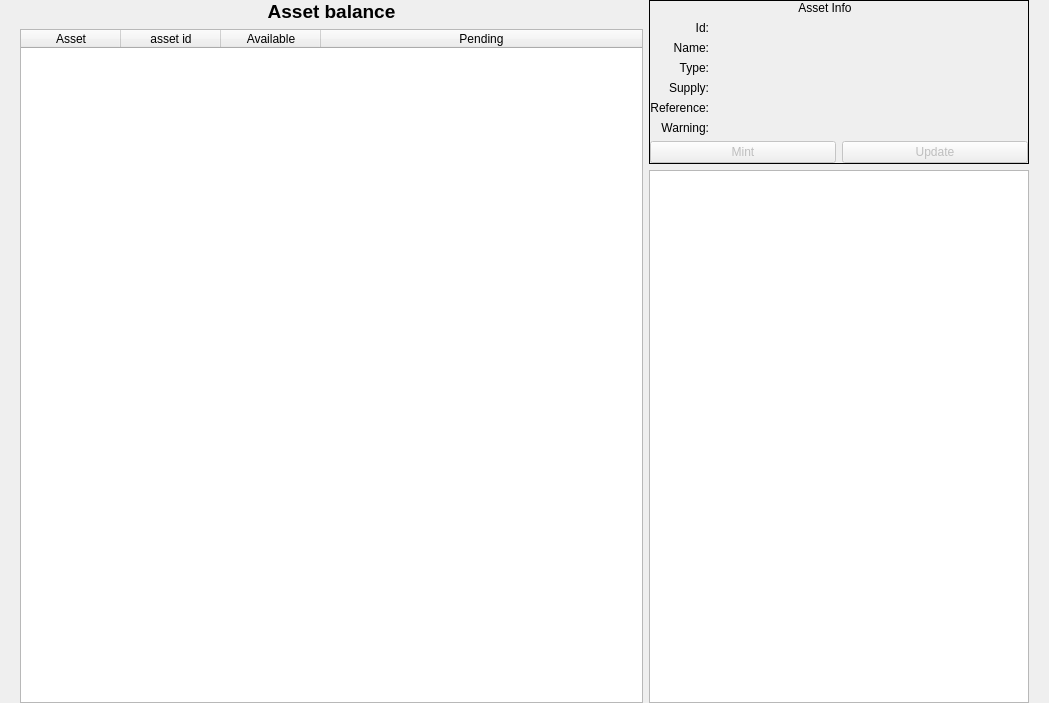
<?xml version="1.0" encoding="UTF-8"?>
<ui version="4.0">
 <class>AssetsDialog</class>
 <widget class="QWidget" name="AssetsDialog">
  <property name="geometry">
   <rect>
    <x>0</x>
    <y>0</y>
    <width>1049</width>
    <height>703</height>
   </rect>
  </property>
  <property name="windowTitle">
   <string>Form</string>
  </property>
  <layout class="QVBoxLayout" name="topLayout">
   <property name="leftMargin">
    <number>20</number>
   </property>
   <property name="topMargin">
    <number>0</number>
   </property>
   <property name="rightMargin">
    <number>20</number>
   </property>
   <property name="bottomMargin">
    <number>0</number>
   </property>
   <item>
    <layout class="QVBoxLayout" name="verticalLayout">
     <property name="bottomMargin">
      <number>0</number>
     </property>
     <item>
      <layout class="QGridLayout" name="gridLayout_3">
       <item row="1" column="0">
        <layout class="QHBoxLayout" name="horizontalLayout_2">
         <item>
          <layout class="QVBoxLayout" name="verticalLayout_4">
           <item>
            <spacer name="horizontalSpacer_2">
             <property name="orientation">
              <enum>Qt::Horizontal</enum>
             </property>
             <property name="sizeHint" stdset="0">
              <size>
               <width>40</width>
               <height>0</height>
              </size>
             </property>
            </spacer>
           </item>
           <item>
            <widget class="QLabel" name="label_filter_2">
             <property name="font">
              <font>
               <pointsize>14</pointsize>
               <bold>true</bold>
              </font>
             </property>
             <property name="text">
              <string>Asset balance</string>
             </property>
             <property name="alignment">
              <set>Qt::AlignCenter</set>
             </property>
            </widget>
           </item>
           <item>
            <widget class="QTableWidget" name="tableWidgetAssets">
             <property name="sizePolicy">
              <sizepolicy hsizetype="Expanding" vsizetype="Expanding">
               <horstretch>0</horstretch>
               <verstretch>0</verstretch>
              </sizepolicy>
             </property>
             <property name="editTriggers">
              <set>QAbstractItemView::NoEditTriggers</set>
             </property>
             <property name="alternatingRowColors">
              <bool>true</bool>
             </property>
             <property name="selectionMode">
              <enum>QAbstractItemView::SingleSelection</enum>
             </property>
             <property name="selectionBehavior">
              <enum>QAbstractItemView::SelectRows</enum>
             </property>
             <property name="sortingEnabled">
              <bool>true</bool>
             </property>
             <attribute name="horizontalHeaderStretchLastSection">
              <bool>true</bool>
             </attribute>
             <attribute name="verticalHeaderVisible">
              <bool>false</bool>
             </attribute>
             <column>
              <property name="text">
               <string>Asset</string>
              </property>
             </column>
             <column>
              <property name="text">
               <string>asset id</string>
              </property>
             </column>
             <column>
              <property name="text">
               <string>Available</string>
              </property>
             </column>
             <column>
              <property name="text">
               <string>Pending</string>
              </property>
             </column>
            </widget>
           </item>
          </layout>
         </item>
         <item>
          <layout class="QVBoxLayout" name="verticalLayout_5" stretch="0,0">
           <item>
            <widget class="QFrame" name="detailframe">
             <property name="enabled">
              <bool>true</bool>
             </property>
             <property name="sizePolicy">
              <sizepolicy hsizetype="Maximum" vsizetype="Maximum">
               <horstretch>0</horstretch>
               <verstretch>0</verstretch>
              </sizepolicy>
             </property>
             <property name="minimumSize">
              <size>
               <width>380</width>
               <height>0</height>
              </size>
             </property>
             <property name="maximumSize">
              <size>
               <width>16777215</width>
               <height>16777215</height>
              </size>
             </property>
             <property name="frameShape">
              <enum>QFrame::Panel</enum>
             </property>
             <layout class="QGridLayout" name="gridLayout_2">
              <property name="leftMargin">
               <number>0</number>
              </property>
              <property name="topMargin">
               <number>0</number>
              </property>
              <property name="rightMargin">
               <number>0</number>
              </property>
              <property name="bottomMargin">
               <number>0</number>
              </property>
              <item row="0" column="0">
               <layout class="QVBoxLayout" name="verticalLayout_6" stretch="0,0,0">
                <item>
                 <widget class="QLabel" name="assetinfolabel">
                  <property name="maximumSize">
                   <size>
                    <width>350</width>
                    <height>16777215</height>
                   </size>
                  </property>
                  <property name="text">
                   <string>Asset Info</string>
                  </property>
                  <property name="alignment">
                   <set>Qt::AlignCenter</set>
                  </property>
                 </widget>
                </item>
                <item>
                 <layout class="QGridLayout" name="gridLayout">
                  <item row="5" column="0">
                   <widget class="QLabel" name="errorLabel">
                    <property name="text">
                     <string>Warning:</string>
                    </property>
                    <property name="alignment">
                     <set>Qt::AlignRight|Qt::AlignTrailing|Qt::AlignVCenter</set>
                    </property>
                   </widget>
                  </item>
                  <item row="0" column="0">
                   <widget class="QLabel" name="label_6">
                    <property name="text">
                     <string>Id:</string>
                    </property>
                    <property name="alignment">
                     <set>Qt::AlignRight|Qt::AlignTrailing|Qt::AlignVCenter</set>
                    </property>
                   </widget>
                  </item>
                  <item row="3" column="1">
                   <widget class="QLabel" name="suplyTextLabel">
                    <property name="text">
                     <string notr="true"/>
                    </property>
                    <property name="alignment">
                     <set>Qt::AlignCenter</set>
                    </property>
                   </widget>
                  </item>
                  <item row="5" column="1">
                   <layout class="QHBoxLayout" name="horizontalLayout_3">
                    <item>
                     <widget class="QLabel" name="errorTextLabel">
                      <property name="text">
                       <string/>
                      </property>
                      <property name="alignment">
                       <set>Qt::AlignCenter</set>
                      </property>
                     </widget>
                    </item>
                   </layout>
                  </item>
                  <item row="3" column="0">
                   <widget class="QLabel" name="label_5">
                    <property name="text">
                     <string>Supply:</string>
                    </property>
                    <property name="alignment">
                     <set>Qt::AlignRight|Qt::AlignTrailing|Qt::AlignVCenter</set>
                    </property>
                   </widget>
                  </item>
                  <item row="1" column="0">
                   <widget class="QLabel" name="label_4">
                    <property name="text">
                     <string>Name:</string>
                    </property>
                    <property name="alignment">
                     <set>Qt::AlignRight|Qt::AlignTrailing|Qt::AlignVCenter</set>
                    </property>
                   </widget>
                  </item>
                  <item row="6" column="1">
                   <spacer name="horizontalSpacer">
                    <property name="orientation">
                     <enum>Qt::Horizontal</enum>
                    </property>
                    <property name="sizeHint" stdset="0">
                     <size>
                      <width>40</width>
                      <height>0</height>
                     </size>
                    </property>
                   </spacer>
                  </item>
                  <item row="1" column="1">
                   <widget class="QLabel" name="nameTextLabel">
                    <property name="text">
                     <string notr="true"/>
                    </property>
                    <property name="alignment">
                     <set>Qt::AlignCenter</set>
                    </property>
                    <property name="textInteractionFlags">
                     <set>Qt::LinksAccessibleByMouse|Qt::TextSelectableByMouse</set>
                    </property>
                   </widget>
                  </item>
                  <item row="0" column="1">
                   <widget class="QLabel" name="idTextLablel">
                    <property name="text">
                     <string notr="true"/>
                    </property>
                    <property name="alignment">
                     <set>Qt::AlignCenter</set>
                    </property>
                    <property name="textInteractionFlags">
                     <set>Qt::LinksAccessibleByMouse|Qt::TextSelectableByMouse</set>
                    </property>
                   </widget>
                  </item>
                  <item row="2" column="1">
                   <widget class="QLabel" name="typeLabel">
                    <property name="text">
                     <string/>
                    </property>
                    <property name="alignment">
                     <set>Qt::AlignCenter</set>
                    </property>
                   </widget>
                  </item>
                  <item row="2" column="2">
                   <widget class="QLabel" name="label_7">
                    <property name="text">
                     <string/>
                    </property>
                   </widget>
                  </item>
                  <item row="2" column="0">
                   <widget class="QLabel" name="label_3">
                    <property name="text">
                     <string>Type:</string>
                    </property>
                    <property name="alignment">
                     <set>Qt::AlignRight|Qt::AlignTrailing|Qt::AlignVCenter</set>
                    </property>
                   </widget>
                  </item>
                  <item row="1" column="2">
                   <widget class="QLabel" name="assetname">
                    <property name="text">
                     <string/>
                    </property>
                   </widget>
                  </item>
                  <item row="3" column="2">
                   <widget class="QLabel" name="label_8">
                    <property name="text">
                     <string/>
                    </property>
                   </widget>
                  </item>
                  <item row="4" column="0">
                   <widget class="QLabel" name="referenceLabel">
                    <property name="text">
                     <string>Reference:</string>
                    </property>
                    <property name="alignment">
                     <set>Qt::AlignRight|Qt::AlignTrailing|Qt::AlignVCenter</set>
                    </property>
                   </widget>
                  </item>
                  <item row="4" column="1">
                   <widget class="QLabel" name="referenceDisplay">
                    <property name="text">
                     <string/>
                    </property>
                    <property name="alignment">
                     <set>Qt::AlignCenter</set>
                    </property>
                   </widget>
                  </item>
                 </layout>
                </item>
                <item>
                 <layout class="QHBoxLayout" name="horizontalLayout">
                  <property name="rightMargin">
                   <number>0</number>
                  </property>
                  <item>
                   <widget class="QPushButton" name="mintButton">
                    <property name="enabled">
                     <bool>false</bool>
                    </property>
                    <property name="text">
                     <string>Mint</string>
                    </property>
                   </widget>
                  </item>
                  <item>
                   <widget class="QPushButton" name="updateButton">
                    <property name="enabled">
                     <bool>false</bool>
                    </property>
                    <property name="text">
                     <string>Update</string>
                    </property>
                   </widget>
                  </item>
                 </layout>
                </item>
               </layout>
              </item>
             </layout>
            </widget>
           </item>
           <item>
            <widget class="QListWidget" name="listWidget">
             <property name="sizePolicy">
              <sizepolicy hsizetype="Maximum" vsizetype="Expanding">
               <horstretch>0</horstretch>
               <verstretch>0</verstretch>
              </sizepolicy>
             </property>
             <property name="minimumSize">
              <size>
               <width>380</width>
               <height>0</height>
              </size>
             </property>
             <property name="maximumSize">
              <size>
               <width>16777215</width>
               <height>16777215</height>
              </size>
             </property>
            </widget>
           </item>
          </layout>
         </item>
        </layout>
       </item>
      </layout>
     </item>
    </layout>
   </item>
  </layout>
 </widget>
 <resources/>
 <connections/>
</ui>
